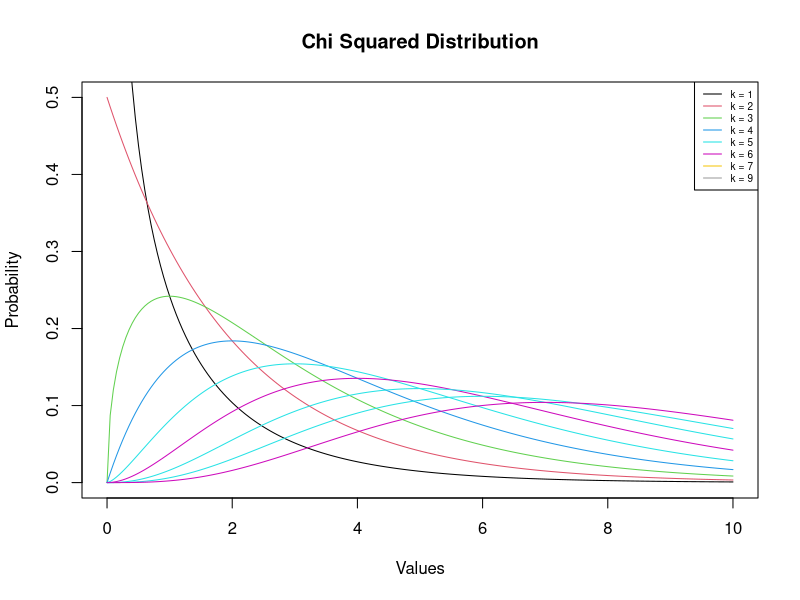

The R source for this figure:
library(stats)

##################################################################
##           VISUALIZING THE CHI SQUARED DISTRIBUTION           ##
##################################################################

x <- seq(from = 0, to = 10, length = 200)
y_1 <- dchisq(x, 1)
y_2 <- dchisq(x, 2)
y_3 <- dchisq(x, 3)
y_4 <- dchisq(x, 4)
y_5 <- dchisq(x, 5)
y_6 <- dchisq(x, 6)
y_7 <- dchisq(x, 7)
y_8 <- dchisq(x, 8)
y_9 <- dchisq(x, 9)


# Plot the densities
plot(x, y_1, col = 1, type = "l",
     main = "Chi Squared Distribution",
     xlab = "Values",
     ylab = "Probability",
     ylim = c(0, 0.5))
lines(x, y_2, col = 2)
lines(x, y_3, col = 3)
lines(x, y_4, col = 4)
lines(x, y_5, col = 5)
lines(x, y_6, col = 6)
lines(x, y_7, col = 5)
lines(x, y_8, col = 5)
lines(x, y_9, col = 6)


# Add the legend
legend("topright", 
       c("k = 1", "k = 2", "k = 3", "k = 4", 
         "k = 5", "k = 6", "k = 7", "k = 9"), 
       col = c(1, 2, 3, 4, 5, 6, 7, 8, 9), lty = 1,
       cex = 0.6)


